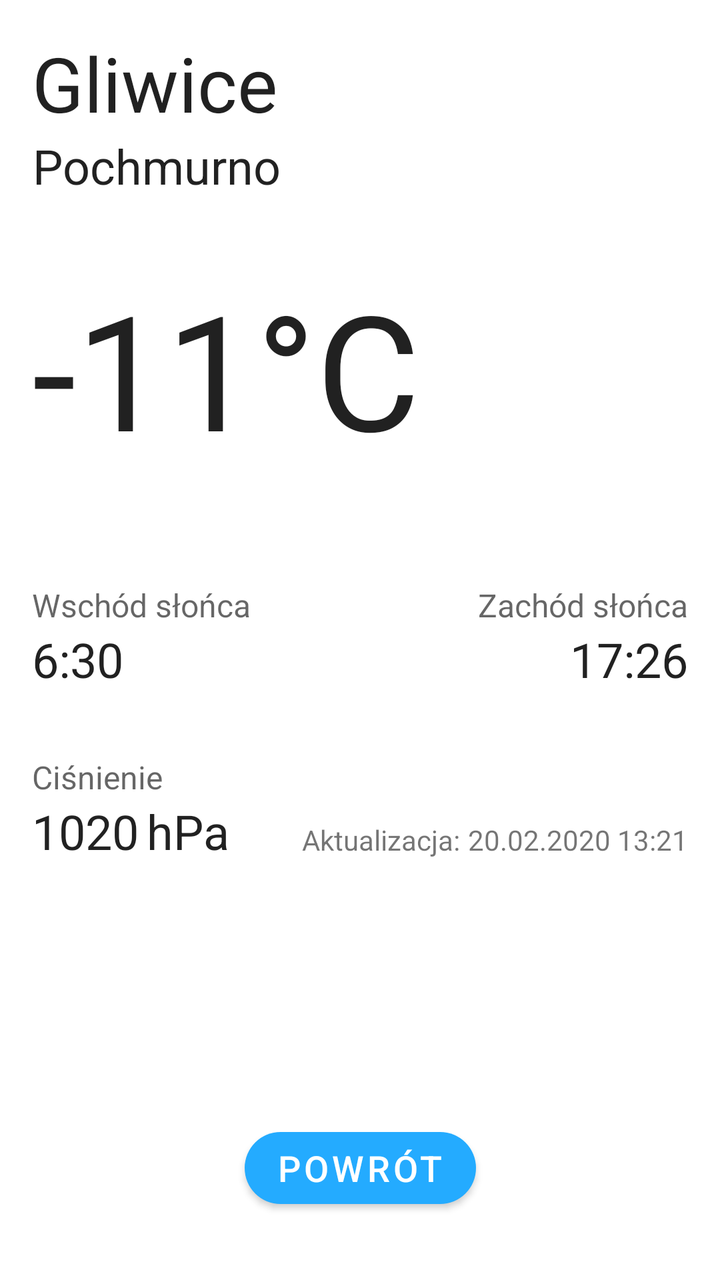
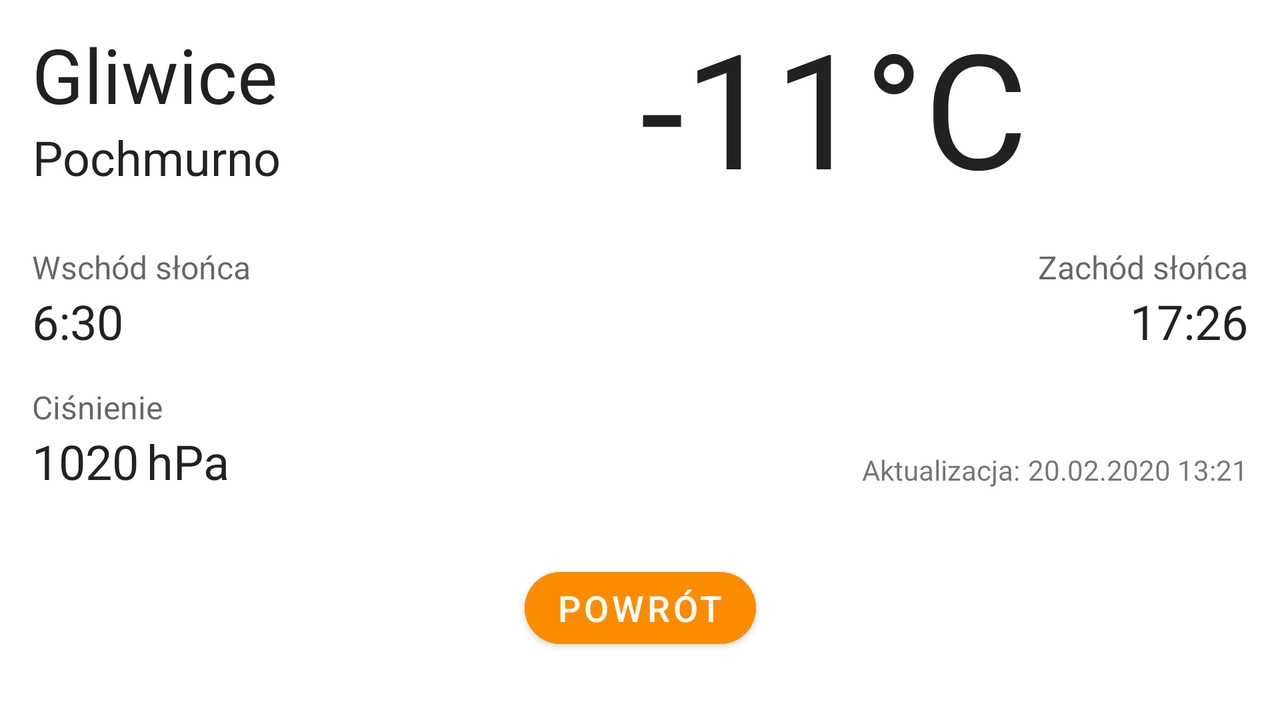

Two renders of one Android screen. The first uses the default layout on a phone; the second uses the alternative layout the repository ships for a different screen configuration, on a matching device. The two XML files are below.
<!-- AndroidManifest.xml: application theme AppTheme -->
<!-- res/layout/fragment_details.xml -->
<?xml version="1.0" encoding="utf-8"?>
<androidx.constraintlayout.widget.ConstraintLayout
    xmlns:android="http://schemas.android.com/apk/res/android"
    xmlns:app="http://schemas.android.com/apk/res-auto"
    xmlns:tools="http://schemas.android.com/tools"
    android:layout_width="match_parent"
    android:layout_height="match_parent"
    android:padding="16dp">

    <TextView
        android:id="@+id/city_name"
        android:layout_width="wrap_content"
        android:layout_height="wrap_content"
        android:layout_weight="5"
        android:text="Gliwice"
        android:textColor="@color/text_high_emph"
        android:textSize="@dimen/text_city"
        app:layout_constraintBottom_toBottomOf="parent"
        app:layout_constraintEnd_toEndOf="parent"
        app:layout_constraintHorizontal_bias="0.0"
        app:layout_constraintStart_toStartOf="parent"
        app:layout_constraintTop_toTopOf="parent"
        app:layout_constraintVertical_bias="0.0" />

    <TextView
        android:id="@+id/description"
        android:layout_width="wrap_content"
        android:layout_height="wrap_content"
        android:text="Pochmurno"
        android:textAlignment="center"
        android:textColor="@color/text_high_emph"
        android:textSize="@dimen/text_value"
        app:layout_constraintBottom_toBottomOf="parent"
        app:layout_constraintEnd_toEndOf="@+id/city_name"
        app:layout_constraintHorizontal_bias="0.0"
        app:layout_constraintStart_toStartOf="@+id/city_name"
        app:layout_constraintTop_toBottomOf="@+id/city_name"
        app:layout_constraintVertical_bias="0.0" />

    <LinearLayout
        android:id="@+id/conditions_wrapper"
        android:layout_width="match_parent"
        android:layout_height="wrap_content"
        android:layout_marginTop="@dimen/margin_section"
        app:layout_constraintBottom_toBottomOf="parent"
        app:layout_constraintEnd_toEndOf="@+id/city_name_wrapper"
        app:layout_constraintHorizontal_bias="0.0"
        app:layout_constraintStart_toStartOf="@+id/city_name_wrapper"
        app:layout_constraintTop_toBottomOf="@+id/description"
        app:layout_constraintVertical_bias="0.0">

        <TextView
            android:id="@+id/temperature"
            android:layout_width="wrap_content"
            android:layout_height="wrap_content"
            android:layout_gravity="center"
            android:text="-11"
            android:textColor="@color/text_high_emph"
            android:textSize="@dimen/text_temperature" />

        <TextView
            android:layout_width="0dp"
            android:layout_weight="2"
            android:layout_height="wrap_content"
            android:layout_gravity="center_vertical"
            android:text="°C"
            android:textColor="@color/text_high_emph"
            android:textSize="@dimen/text_temperature" />

        <ImageView
            android:id="@+id/weather_icon"
            android:layout_width="0dp"
            android:layout_weight="1"
            android:layout_height="match_parent"
            android:layout_gravity="center"
            app:srcCompat="@drawable/w01n"
            android:tint="@color/weather_icon"/>
    </LinearLayout>

    <LinearLayout
        android:id="@+id/sun_wrapper"
        android:layout_width="match_parent"
        android:layout_height="wrap_content"
        android:layout_marginTop="@dimen/margin_double_section"
        app:layout_constraintBottom_toBottomOf="parent"
        app:layout_constraintEnd_toEndOf="@+id/conditions_wrapper"
        app:layout_constraintStart_toStartOf="@+id/conditions_wrapper"
        app:layout_constraintTop_toBottomOf="@+id/conditions_wrapper"
        app:layout_constraintVertical_bias="0.0">

        <LinearLayout
            android:layout_width="0dp"
            android:layout_height="wrap_content"
            android:layout_weight="1"
            android:gravity="start"
            android:orientation="vertical">

            <TextView
                android:layout_width="match_parent"
                android:layout_height="wrap_content"
                android:text="@string/label_sunrise"
                android:textAlignment="textStart"
                android:textColor="@color/text_helper_emp"
                android:textSize="@dimen/text_label" />

            <TextView
                android:id="@+id/sunrise_hour"
                android:layout_width="match_parent"
                android:layout_height="wrap_content"
                android:text="6:30"
                android:textAlignment="textStart"
                android:textColor="@color/text_high_emph"
                android:textSize="@dimen/text_value" />
        </LinearLayout>

        <LinearLayout
            android:layout_width="0dp"
            android:layout_height="wrap_content"
            android:layout_weight="1"
            android:gravity="end"
            android:orientation="vertical">

            <TextView
                android:layout_width="match_parent"
                android:layout_height="wrap_content"
                android:text="@string/label_sunset"
                android:textAlignment="textEnd"
                android:textColor="@color/text_helper_emp"
                android:textSize="@dimen/text_label" />

            <TextView
                android:id="@+id/sunset_hour"
                android:layout_width="match_parent"
                android:layout_height="wrap_content"
                android:text="17:26"
                android:textAlignment="textEnd"
                android:textColor="@color/text_high_emph"
                android:textSize="@dimen/text_value" />

        </LinearLayout>
    </LinearLayout>

    <TextView
        android:id="@+id/pressure_label"
        android:layout_width="wrap_content"
        android:layout_height="wrap_content"
        android:layout_marginTop="32dp"
        android:text="@string/label_pressure"
        android:textSize="@dimen/text_label"
        android:textColor="@color/text_helper_emp"
        app:layout_constraintBottom_toBottomOf="parent"
        app:layout_constraintEnd_toEndOf="parent"
        app:layout_constraintHorizontal_bias="0.0"
        app:layout_constraintStart_toStartOf="parent"
        app:layout_constraintTop_toBottomOf="@+id/sun_wrapper"
        app:layout_constraintVertical_bias="0.0" />

    <TextView
        android:id="@+id/pressure"
        android:layout_width="wrap_content"
        android:layout_height="wrap_content"
        android:gravity="center_vertical"
        android:text="1020"
        android:textSize="@dimen/text_value"
        android:textColor="@color/text_high_emph"
        app:layout_constraintBottom_toBottomOf="parent"
        app:layout_constraintEnd_toEndOf="@+id/sun_wrapper"
        app:layout_constraintHorizontal_bias="0.0"
        app:layout_constraintStart_toStartOf="@+id/pressure_label"
        app:layout_constraintTop_toBottomOf="@+id/pressure_label"
        app:layout_constraintVertical_bias="0.0" />

    <TextView
        android:id="@+id/pressure_unit"
        android:layout_width="wrap_content"
        android:layout_height="wrap_content"
        android:layout_marginStart="@dimen/margin_space"
        android:text="@string/unit_pressure"
        android:textColor="@color/text_high_emph"
        android:textSize="@dimen/text_value"
        app:layout_constraintBottom_toBottomOf="@+id/pressure"
        app:layout_constraintEnd_toEndOf="parent"
        app:layout_constraintHorizontal_bias="0.0"
        app:layout_constraintStart_toEndOf="@+id/pressure"
        app:layout_constraintTop_toTopOf="@+id/pressure" />

    <TextView
        android:id="@+id/update_label"
        android:layout_width="wrap_content"
        android:layout_height="wrap_content"
        android:text="@string/label_update"
        android:textSize="@dimen/text_tiny"
        android:layout_marginEnd="@dimen/margin_space"
        app:layout_constraintBottom_toBottomOf="@+id/pressure_unit"
        app:layout_constraintEnd_toStartOf="@+id/update_time"
        app:layout_constraintHorizontal_bias="1.0"
        app:layout_constraintStart_toStartOf="@+id/sun_wrapper"
        app:layout_constraintTop_toTopOf="@+id/pressure_unit"
        app:layout_constraintVertical_bias="0.83" />

    <TextView
        android:id="@+id/update_time"
        android:layout_width="wrap_content"
        android:layout_height="wrap_content"

        android:layout_marginStart="@dimen/margin_space"
        android:text="20.02.2020 13:21"
        android:textSize="@dimen/text_tiny"
        app:layout_constraintBottom_toBottomOf="@+id/update_label"
        app:layout_constraintEnd_toEndOf="@+id/sun_wrapper"
        app:layout_constraintStart_toStartOf="@+id/sun_wrapper"
        app:layout_constraintTop_toTopOf="@+id/update_label"
        app:layout_constraintVertical_bias="0.0"
        app:layout_constraintHorizontal_bias="1.0" />

    <com.google.android.material.button.MaterialButton
        android:id="@+id/back_button"
        android:layout_width="wrap_content"
        android:layout_height="wrap_content"
        android:text="@string/btn_back"
        android:textSize="@dimen/text_normal"
        app:cornerRadius="@dimen/button_corner_radius"
        android:layout_marginBottom="@dimen/margin_label"
        app:layout_constraintBottom_toBottomOf="parent"
        app:layout_constraintEnd_toEndOf="parent"
        app:layout_constraintStart_toStartOf="parent"
        app:layout_constraintTop_toTopOf="parent"
        app:layout_constraintVertical_bias="1.0" />

</androidx.constraintlayout.widget.ConstraintLayout>
<!-- resources referenced by this layout -->
<resources>
  <color name="text_helper_emp">#99000000</color>
  <color name="text_high_emph">#DE000000</color>
  <color name="weather_icon">#333333</color>
  <dimen name="button_corner_radius">20dp</dimen>
  <dimen name="margin_double_section">54dp</dimen>
  <dimen name="margin_label">16dp</dimen>
  <dimen name="margin_section">32dp</dimen>
  <dimen name="margin_space">4dp</dimen>
  <dimen name="text_city">38sp</dimen>
  <dimen name="text_label">16sp</dimen>
  <dimen name="text_normal">18sp</dimen>
  <dimen name="text_temperature">80sp</dimen>
  <dimen name="text_tiny">14sp</dimen>
  <dimen name="text_value">24sp</dimen>
  <string name="btn_back">Powrót</string>
  <string name="label_pressure">Ciśnienie</string>
  <string name="label_sunrise">Wschód słońca</string>
  <string name="label_sunset">Zachód słońca</string>
  <string name="label_update">Aktualizacja: </string>
  <string name="unit_pressure">hPa</string>
  <style name="AppTheme" parent="Theme.MaterialComponents.Light.NoActionBar">
          
          <item name="colorPrimary">@color/colorPrimary</item>
          <item name="colorPrimaryDark">@color/colorPrimaryDark</item>
          <item name="colorAccent">@color/colorAccent</item>
          <item name="colorControlNormal">@color/text_on_primary</item>
      </style>
  <color name="colorPrimary">#24ABFF</color>
  <color name="colorPrimaryDark">#007CCB</color>
  <color name="colorAccent">#FB8C00</color>
  <color name="text_on_primary">#EFEFEF</color>
</resources>
<!-- res/layout-land/fragment_details.xml (the repository's variant of the layout above) -->
<!-- drawn on the phone turned sideways -->
<?xml version="1.0" encoding="utf-8"?>
<androidx.constraintlayout.widget.ConstraintLayout
    xmlns:android="http://schemas.android.com/apk/res/android"
    xmlns:app="http://schemas.android.com/apk/res-auto"
    xmlns:tools="http://schemas.android.com/tools"
    android:layout_width="match_parent"
    android:layout_height="match_parent"
    android:paddingTop="0dp"
    android:paddingStart="16dp"
    android:paddingEnd="16dp"
    android:paddingBottom="16dp"
    android:background="@color/layout_lvl_0">

    <LinearLayout
        android:id="@+id/weather_wrapper"
        android:layout_width="match_parent"
        android:layout_height="wrap_content"
        android:orientation="horizontal"
        app:layout_constraintBottom_toBottomOf="parent"
        app:layout_constraintEnd_toEndOf="parent"
        app:layout_constraintHorizontal_bias="0.0"
        app:layout_constraintStart_toStartOf="parent"
        app:layout_constraintTop_toTopOf="parent"
        app:layout_constraintVertical_bias="0.0">

        <LinearLayout
            android:layout_width="0dp"
            android:layout_height="wrap_content"
            android:layout_weight="1"
            android:orientation="vertical"
            android:gravity="center_vertical"
            android:layout_gravity="center_vertical" >

            <TextView
                android:id="@+id/city_name"
                android:layout_width="wrap_content"
                android:layout_height="wrap_content"
                android:layout_weight="5"
                android:text="Gliwice"
                android:textColor="@color/text_high_emph"
                android:textSize="@dimen/text_city" />

            <TextView
                android:id="@+id/description"
                android:layout_width="wrap_content"
                android:layout_height="wrap_content"
                android:text="Pochmurno"
                android:textAlignment="center"
                android:textColor="@color/text_high_emph"
                android:textSize="@dimen/text_value" />
        </LinearLayout>

        <LinearLayout
            android:layout_width="0dp"
            android:layout_height="wrap_content"
            android:layout_weight="1">

            <TextView
                android:id="@+id/temperature"
                android:layout_width="wrap_content"
                android:layout_height="wrap_content"
                android:layout_gravity="center"
                android:text="-11"
                android:textColor="@color/text_high_emph"
                android:textSize="@dimen/text_temperature" />

            <TextView
                android:layout_width="0dp"
                android:layout_weight="2"
                android:layout_height="wrap_content"
                android:layout_gravity="center_vertical"
                android:text="°C"
                android:textColor="@color/text_high_emph"
                android:textSize="@dimen/text_temperature" />

            <ImageView
                android:id="@+id/weather_icon"
                android:layout_width="0dp"
                android:layout_weight="1"
                android:layout_height="match_parent"
                android:layout_gravity="center"
                app:srcCompat="@drawable/w01n" />
        </LinearLayout>
    </LinearLayout>

    <LinearLayout
        android:id="@+id/sun_wrapper"
        android:layout_width="match_parent"
        android:layout_height="wrap_content"
        android:layout_marginTop="@dimen/margin_label"
        app:layout_constraintBottom_toBottomOf="parent"
        app:layout_constraintEnd_toEndOf="@+id/conditions_wrapper"
        app:layout_constraintStart_toStartOf="@+id/conditions_wrapper"
        app:layout_constraintTop_toBottomOf="@+id/weather_wrapper"
        app:layout_constraintVertical_bias="0.0">

        <LinearLayout
            android:layout_width="0dp"
            android:layout_height="wrap_content"
            android:layout_weight="1"
            android:gravity="start"
            android:orientation="vertical">

            <TextView
                android:layout_width="match_parent"
                android:layout_height="wrap_content"
                android:text="@string/label_sunrise"
                android:textAlignment="textStart"
                android:textColor="@color/text_helper_emp"
                android:textSize="@dimen/text_label" />

            <TextView
                android:id="@+id/sunrise_hour"
                android:layout_width="match_parent"
                android:layout_height="wrap_content"
                android:text="6:30"
                android:textAlignment="textStart"
                android:textColor="@color/text_high_emph"
                android:textSize="@dimen/text_value" />
        </LinearLayout>

        <LinearLayout
            android:layout_width="0dp"
            android:layout_height="wrap_content"
            android:layout_weight="1"
            android:gravity="end"
            android:orientation="vertical">

            <TextView
                android:layout_width="match_parent"
                android:layout_height="wrap_content"
                android:text="@string/label_sunset"
                android:textAlignment="textEnd"
                android:textColor="@color/text_helper_emp"
                android:textSize="@dimen/text_label" />

            <TextView
                android:id="@+id/sunset_hour"
                android:layout_width="match_parent"
                android:layout_height="wrap_content"
                android:text="17:26"
                android:textAlignment="textEnd"
                android:textColor="@color/text_high_emph"
                android:textSize="@dimen/text_value" />

        </LinearLayout>
    </LinearLayout>

    <TextView
        android:id="@+id/pressure_label"
        android:layout_width="wrap_content"
        android:layout_height="wrap_content"
        android:layout_marginTop="@dimen/margin_label"
        android:text="@string/label_pressure"
        android:textSize="@dimen/text_label"
        android:textColor="@color/text_helper_emp"
        app:layout_constraintBottom_toBottomOf="parent"
        app:layout_constraintEnd_toEndOf="parent"
        app:layout_constraintHorizontal_bias="0.0"
        app:layout_constraintStart_toStartOf="parent"
        app:layout_constraintTop_toBottomOf="@+id/sun_wrapper"
        app:layout_constraintVertical_bias="0.0" />

    <TextView
        android:id="@+id/pressure"
        android:layout_width="wrap_content"
        android:layout_height="wrap_content"
        android:gravity="center_vertical"
        android:text="1020"
        android:textSize="@dimen/text_value"
        android:textColor="@color/text_high_emph"
        app:layout_constraintBottom_toBottomOf="parent"
        app:layout_constraintEnd_toEndOf="@+id/sun_wrapper"
        app:layout_constraintHorizontal_bias="0.0"
        app:layout_constraintStart_toStartOf="@+id/pressure_label"
        app:layout_constraintTop_toBottomOf="@+id/pressure_label"
        app:layout_constraintVertical_bias="0.0" />

    <TextView
        android:id="@+id/pressure_unit"
        android:layout_width="wrap_content"
        android:layout_height="wrap_content"
        android:layout_marginStart="@dimen/margin_space"
        android:text="@string/unit_pressure"
        android:textColor="@color/text_high_emph"
        android:textSize="@dimen/text_value"
        app:layout_constraintBottom_toBottomOf="@+id/pressure"
        app:layout_constraintEnd_toEndOf="parent"
        app:layout_constraintHorizontal_bias="0.0"
        app:layout_constraintStart_toEndOf="@+id/pressure"
        app:layout_constraintTop_toTopOf="@+id/pressure" />

    <TextView
        android:id="@+id/update_label"
        android:layout_width="wrap_content"
        android:layout_height="wrap_content"
        android:text="@string/label_update"
        android:textSize="@dimen/text_tiny"
        android:layout_marginEnd="@dimen/margin_space"
        app:layout_constraintBottom_toBottomOf="@+id/pressure_unit"
        app:layout_constraintEnd_toStartOf="@+id/update_time"
        app:layout_constraintHorizontal_bias="1.0"
        app:layout_constraintStart_toStartOf="@+id/sun_wrapper"
        app:layout_constraintTop_toTopOf="@+id/pressure_unit"
        app:layout_constraintVertical_bias="0.83" />

    <TextView
        android:id="@+id/update_time"
        android:layout_width="wrap_content"
        android:layout_height="wrap_content"

        android:layout_marginStart="@dimen/margin_space"
        android:text="20.02.2020 13:21"
        android:textSize="@dimen/text_tiny"
        app:layout_constraintBottom_toBottomOf="@+id/update_label"
        app:layout_constraintEnd_toEndOf="@+id/sun_wrapper"
        app:layout_constraintStart_toStartOf="@+id/sun_wrapper"
        app:layout_constraintTop_toTopOf="@+id/update_label"
        app:layout_constraintVertical_bias="0.0"
        app:layout_constraintHorizontal_bias="1.0" />

    <com.google.android.material.button.MaterialButton
        android:id="@+id/back_button"
        android:layout_width="wrap_content"
        android:layout_height="wrap_content"
        android:text="@string/btn_back"
        android:textSize="@dimen/text_normal"
        app:cornerRadius="@dimen/button_corner_radius"
        android:backgroundTint="@color/colorAccent"
        android:layout_marginBottom="@dimen/margin_label"
        app:layout_constraintBottom_toBottomOf="parent"
        app:layout_constraintEnd_toEndOf="parent"
        app:layout_constraintStart_toStartOf="parent"
        app:layout_constraintTop_toTopOf="parent"
        app:layout_constraintVertical_bias="1.0" />

</androidx.constraintlayout.widget.ConstraintLayout>
<!-- resources referenced by the variant -->
<!-- as the phone turned sideways resolves them -->
<resources>
  <color name="colorAccent">#FB8C00</color>
  <color name="layout_lvl_0">#FFFFFF</color>
  <color name="text_helper_emp">#99000000</color>
  <color name="text_high_emph">#DE000000</color>
  <dimen name="button_corner_radius">20dp</dimen>
  <dimen name="margin_label">16dp</dimen>
  <dimen name="margin_space">4dp</dimen>
  <dimen name="text_city">38sp</dimen>
  <dimen name="text_label">16sp</dimen>
  <dimen name="text_normal">18sp</dimen>
  <dimen name="text_temperature">80sp</dimen>
  <dimen name="text_tiny">14sp</dimen>
  <dimen name="text_value">24sp</dimen>
  <string name="btn_back">Powrót</string>
  <string name="label_pressure">Ciśnienie</string>
  <string name="label_sunrise">Wschód słońca</string>
  <string name="label_sunset">Zachód słońca</string>
  <string name="label_update">Aktualizacja: </string>
  <string name="unit_pressure">hPa</string>
  <style name="AppTheme" parent="Theme.MaterialComponents.Light.NoActionBar">
          
          <item name="colorPrimary">@color/colorPrimary</item>
          <item name="colorPrimaryDark">@color/colorPrimaryDark</item>
          <item name="colorAccent">@color/colorAccent</item>
          <item name="colorControlNormal">@color/text_on_primary</item>
      </style>
  <color name="colorPrimary">#24ABFF</color>
  <color name="colorPrimaryDark">#007CCB</color>
  <color name="text_on_primary">#EFEFEF</color>
</resources>
